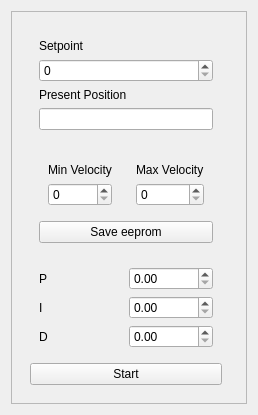
             <widget class="QWidget" name="velocity_tab">
              <attribute name="title">
               <string>Velocity</string>
              </attribute>
              <layout class="QHBoxLayout" name="horizontalLayout_9">
               <item>
                <widget class="QFrame" name="frame_3">
                 <property name="frameShape">
                  <enum>QFrame::StyledPanel</enum>
                 </property>
                 <property name="frameShadow">
                  <enum>QFrame::Raised</enum>
                 </property>
                 <layout class="QHBoxLayout" name="horizontalLayout_17">
                  <item>
                   <widget class="QWidget" name="velocity_left_widget" native="true">
                    <property name="maximumSize">
                     <size>
                      <width>300</width>
                      <height>16777215</height>
                     </size>
                    </property>
                    <layout class="QGridLayout" name="gridLayout_4">
                     <item row="3" column="0">
                      <widget class="QWidget" name="velocity_bottom_left_widget" native="true">
                       <layout class="QGridLayout" name="gridLayout_8">
                        <item row="0" column="0">
                         <widget class="QLabel" name="velocty_P_label">
                          <property name="text">
                           <string>P</string>
                          </property>
                         </widget>
                        </item>
                        <item row="1" column="1">
                         <widget class="QDoubleSpinBox" name="velocty_I_doubleSpinBox"/>
                        </item>
                        <item row="0" column="1">
                         <widget class="QDoubleSpinBox" name="velocty_P_doubleSpinBox"/>
                        </item>
                        <item row="1" column="0">
                         <widget class="QLabel" name="velocty_I_label">
                          <property name="text">
                           <string>I</string>
                          </property>
                         </widget>
                        </item>
                        <item row="2" column="0">
                         <widget class="QLabel" name="velocty_D_label">
                          <property name="text">
                           <string>D</string>
                          </property>
                         </widget>
                        </item>
                        <item row="2" column="1">
                         <widget class="QDoubleSpinBox" name="velocty_D_doubleSpinBox"/>
                        </item>
                       </layout>
                      </widget>
                     </item>
                     <item row="0" column="0">
                      <widget class="QWidget" name="velocity_top_left_widget" native="true">
                       <layout class="QVBoxLayout" name="verticalLayout_17">
                        <item>
                         <widget class="QLabel" name="velocity_setpoint_label">
                          <property name="text">
                           <string>Setpoint</string>
                          </property>
                         </widget>
                        </item>
                        <item>
                         <widget class="QSpinBox" name="velocity_setpoint_spinbox">
                          <property name="maximum">
                           <number>10000</number>
                          </property>
                         </widget>
                        </item>
                        <item>
                         <widget class="QLabel" name="velocity_presentposition_label">
                          <property name="text">
                           <string>Present Position</string>
                          </property>
                         </widget>
                        </item>
                        <item>
                         <widget class="QLineEdit" name="velocity_presentposition_lineEdit"/>
                        </item>
                       </layout>
                      </widget>
                     </item>
                     <item row="1" column="0">
                      <widget class="QWidget" name="widget_2" native="true">
                       <layout class="QVBoxLayout" name="verticalLayout_21">
                        <item>
                         <layout class="QHBoxLayout" name="horizontalLayout_18">
                          <item>
                           <widget class="QWidget" name="velocity_middle_left_widget" native="true">
                            <layout class="QVBoxLayout" name="verticalLayout_18">
                             <item>
                              <widget class="QLabel" name="velocity_maxvelocity_label">
                               <property name="text">
                                <string>Min Velocity</string>
                               </property>
                              </widget>
                             </item>
                             <item>
                              <widget class="QSpinBox" name="velocity_maxvelocity_spinbox"/>
                             </item>
                            </layout>
                           </widget>
                          </item>
                          <item>
                           <widget class="QWidget" name="widget_3" native="true">
                            <layout class="QVBoxLayout" name="verticalLayout_28">
                             <item>
                              <widget class="QLabel" name="label">
                               <property name="text">
                                <string>Max Velocity</string>
                               </property>
                              </widget>
                             </item>
                             <item>
                              <widget class="QSpinBox" name="maxVelocity_spinbox"/>
                             </item>
                            </layout>
                           </widget>
                          </item>
                         </layout>
                        </item>
                        <item>
                         <widget class="QPushButton" name="pushButton">
                          <property name="text">
                           <string>Save eeprom</string>
                          </property>
                         </widget>
                        </item>
                       </layout>
                      </widget>
                     </item>
                     <item row="4" column="0">
                      <widget class="QPushButton" name="pushButton_4">
                       <property name="maximumSize">
                        <size>
                         <width>16777215</width>
                         <height>16777215</height>
                        </size>
                       </property>
                       <property name="text">
                        <string>Start</string>
                       </property>
                      </widget>
                     </item>
                    </layout>
                   </widget>
                  </item>
                  <item>
                   <widget class="QFrame" name="velocity_right_frame">
                    <property name="frameShape">
                     <enum>QFrame::StyledPanel</enum>
                    </property>
                    <property name="frameShadow">
                     <enum>QFrame::Raised</enum>
                    </property>
                   </widget>
                  </item>
                 </layout>
                </widget>
               </item>
              </layout>
             </widget>
